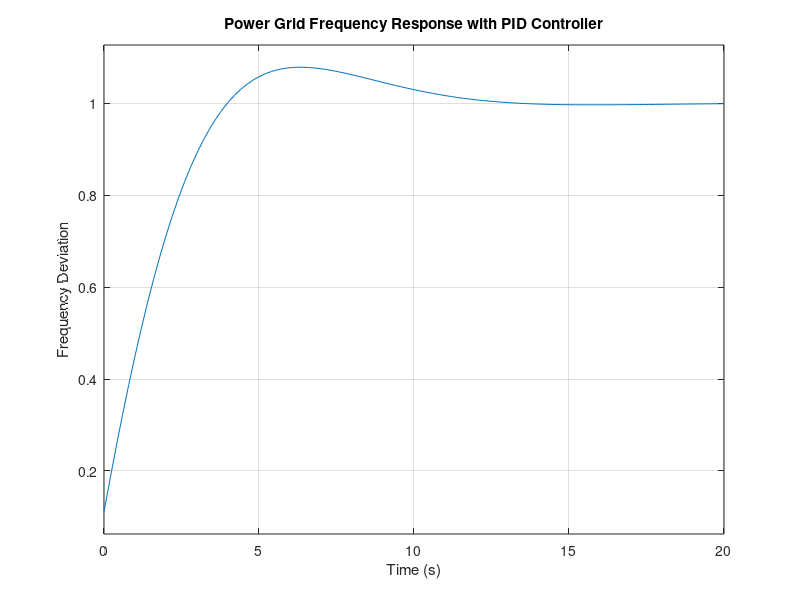

MATLAB code for this plot: (Note: this script raises an error after producing the figure.)
clc;
clear;
close all;

%% POWER GRID FREQUENCY CONTROL USING PID

% Transfer Function
s = tf('s');
G = 1/(4*s + 1);

%% PID Controller Parameters
Kp = 2;
Ki = 1;
Kd = 0.5;

% PID Controller
C = Kp + Ki/s + Kd*s;

%% Closed Loop System
T = feedback(C*G,1);

%% Step Response
figure;
step(T);
title('Power Grid Frequency Response with PID Controller');
xlabel('Time (s)');
ylabel('Frequency Deviation');
grid on;

%% Performance Metrics
info = stepinfo(T);

disp('Performance Metrics');
disp(info);

%% Stability Check
poles = pole(T);

disp('Closed Loop Poles');
disp(poles);

%% Root Locus
figure;
rlocus(C*G);
title('Root Locus of Controlled System');
grid on;

%% Bode Plot
figure;
bode(T);
title('Bode Plot');
grid on;

%% Nyquist Plot
figure;
nyquist(T);
title('Nyquist Plot');
grid on;

disp('Program Executed Successfully');
